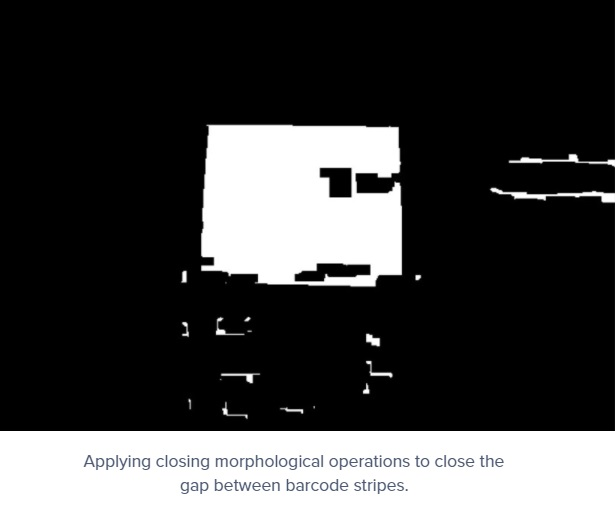
#> input picture Detecting Barcodes in Images/morphological.jpg, 615 x 513 px, given in place of barcode_06.jpg, which was not available
$ jupyter execute --allow-errors detecting_barcodes_in_images.ipynb   (shell and % lines are left out)   (older library calls are emulated)   (text cells are left out)
#> lines starting #> are read from the running program, lines starting #| are printed output that depends on the picture; after the words box and inside, x2 and y2 are one past the last pixel; in counts of white or black regions, pixels touching at a corner belong together; pictures that were not available may be replaced by others from this repository, and a replacement may not be noted
[cell 1]
%cd detecting-barcodes-in-images

[cell 2]
# import the necessary packages
from matplotlib import pyplot as plt
import numpy as np
import argparse
import imutils
import cv2

[cell 3]
def plt_imshow(title, image):
	# convert the image frame BGR to RGB color space and display it
	image = cv2.cvtColor(image, cv2.COLOR_BGR2RGB)
	plt.imshow(image)
	plt.title(title)
	plt.grid(False)
	plt.show()

[cell 4]
# since we are using Jupyter Notebooks we can replace our argument
# parsing code with *hard coded* arguments and values
args = {
	"image": "images/barcode_06.jpg"
}

[cell 5]
# load the image and convert it to grayscale
image = cv2.imread(args["image"])
#> image is the input picture: shape (513, 615, 3); mean B, G, R 63.7, 63.6, 63.5
gray = cv2.cvtColor(image, cv2.COLOR_BGR2GRAY)

# compute the Scharr gradient magnitude representation of the images
# in both the x and y direction using OpenCV 2.4
ddepth = cv2.cv.CV_32F if imutils.is_cv2() else cv2.CV_32F
gradX = cv2.Sobel(gray, ddepth=ddepth, dx=1, dy=0, ksize=-1)
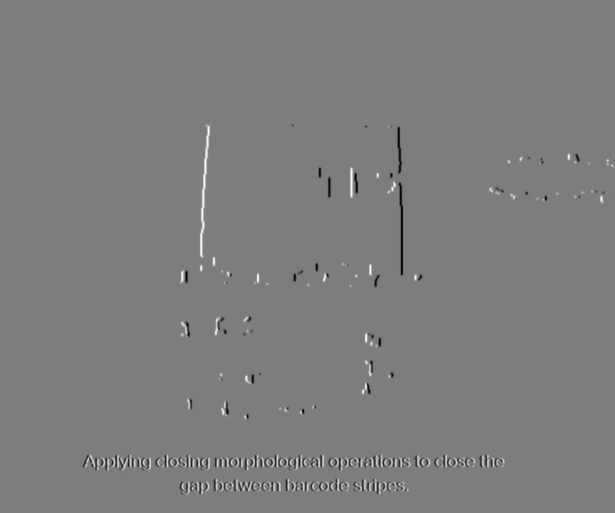
#> gradX: shape (513, 615) float32; min -3769, max 3902, mean 0.6; drawn with min black and max white
gradY = cv2.Sobel(gray, ddepth=ddepth, dx=0, dy=1, ksize=-1)
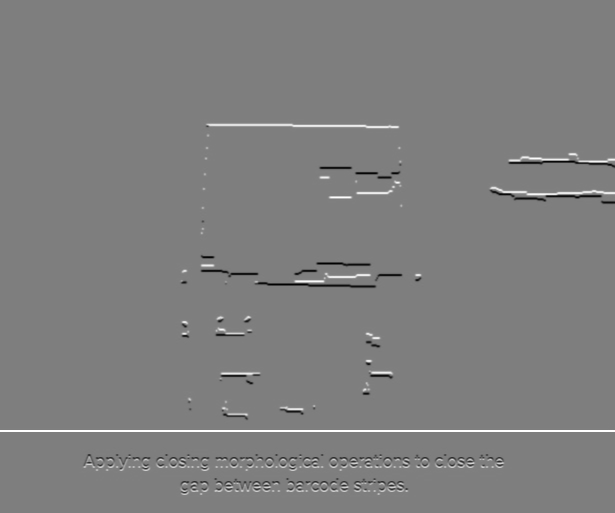
#> gradY: shape (513, 615) float32; min -4033, max 4080, mean 15.9; drawn with min black and max white

# subtract the y-gradient from the x-gradient
gradient = cv2.subtract(gradX, gradY)
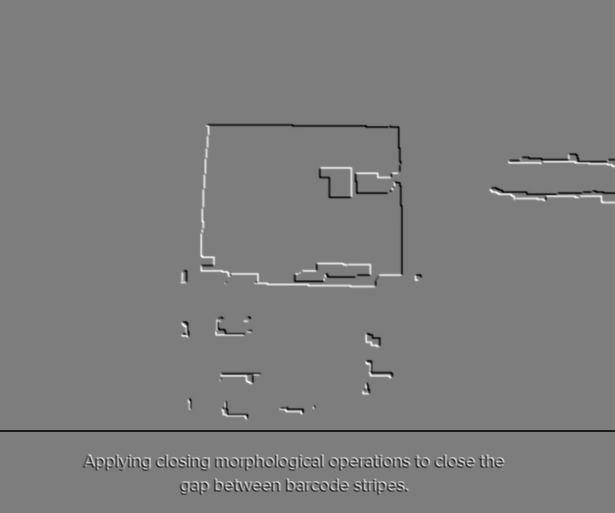
#> gradient: shape (513, 615) float32; min -5152, max 5332, mean -15.3; drawn with min black and max white
gradient = cv2.convertScaleAbs(gradient)
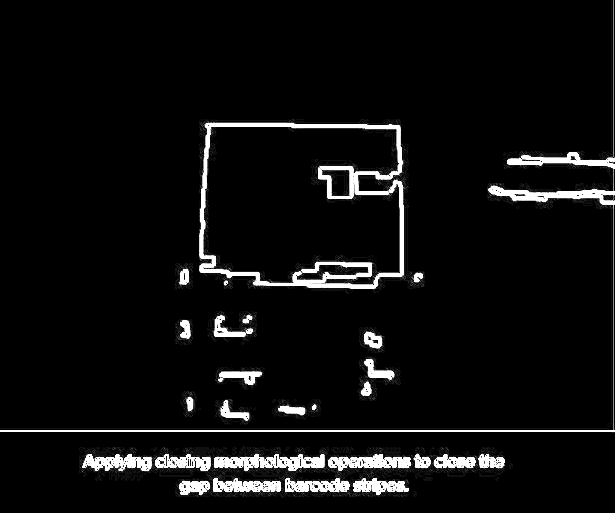
#> gradient: shape (513, 615); min 0, max 255, mean 14.7

[cell 6]
# blur and threshold the image
blurred = cv2.blur(gradient, (9, 9))
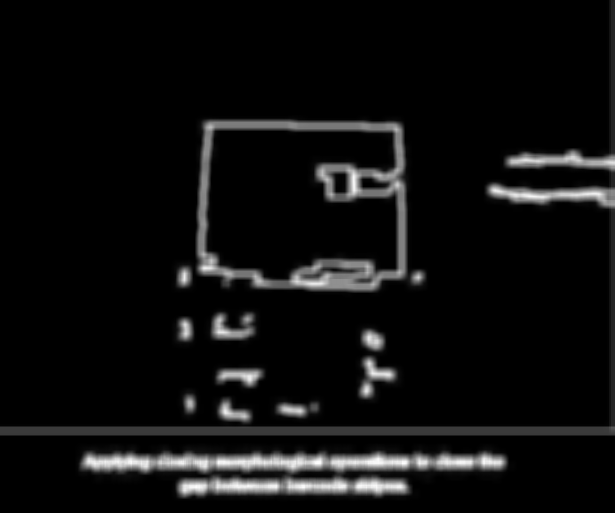
#> blurred: shape (513, 615); min 0, max 254, mean 14.7
(_, thresh) = cv2.threshold(blurred, 225, 255, cv2.THRESH_BINARY)
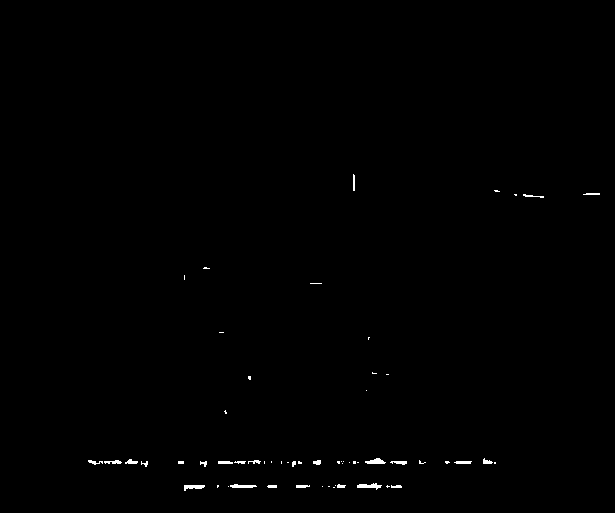
#> thresh: shape (513, 615); 0.38% white; 59 white regions (36 under 20 px), largest, box (x1, y1, x2, y2) and area: (357, 483, 382, 490) 93, (365, 458, 386, 464) 82, (184, 485, 205, 491) 81

[cell 7]
# construct a closing kernel and apply it to the thresholded image
kernel = cv2.getStructuringElement(cv2.MORPH_RECT, (21, 7))
closed = cv2.morphologyEx(thresh, cv2.MORPH_CLOSE, kernel)
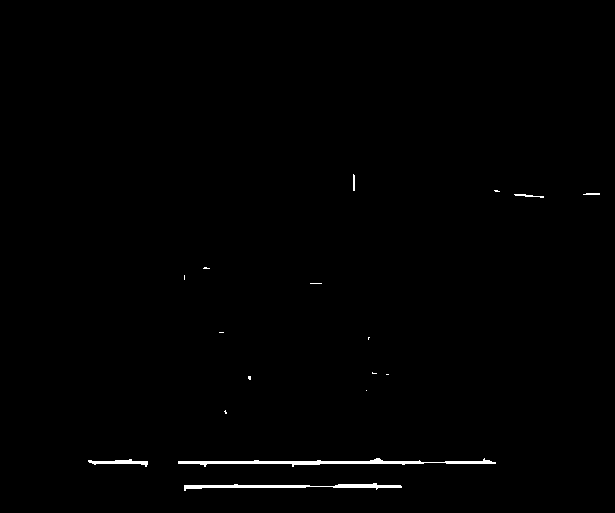
#> closed: shape (513, 615); 0.66% white; 17 white regions (11 under 20 px), largest, box (x1, y1, x2, y2) and area: (178, 458, 496, 467) 994, (184, 483, 402, 491) 673, (88, 459, 148, 467) 212, (514, 194, 544, 198) 53, (353, 174, 355, 191) 33, (583, 193, 600, 195) 31

[cell 8]
# perform a series of erosions and dilations
closed = cv2.erode(closed, None, iterations = 4)
#> closed: shape (513, 615); every value is 0
closed = cv2.dilate(closed, None, iterations = 4)

[cell 9]
# find the contours in the thresholded image, then sort the contours
# by their area, keeping only the largest one
cnts = cv2.findContours(closed.copy(), cv2.RETR_EXTERNAL,
	cv2.CHAIN_APPROX_SIMPLE)
#> cnts = 0 contours
cnts = imutils.grab_contours(cnts)
#> cnts = []
#> (the rest of this cell did not finish here and is left out)
